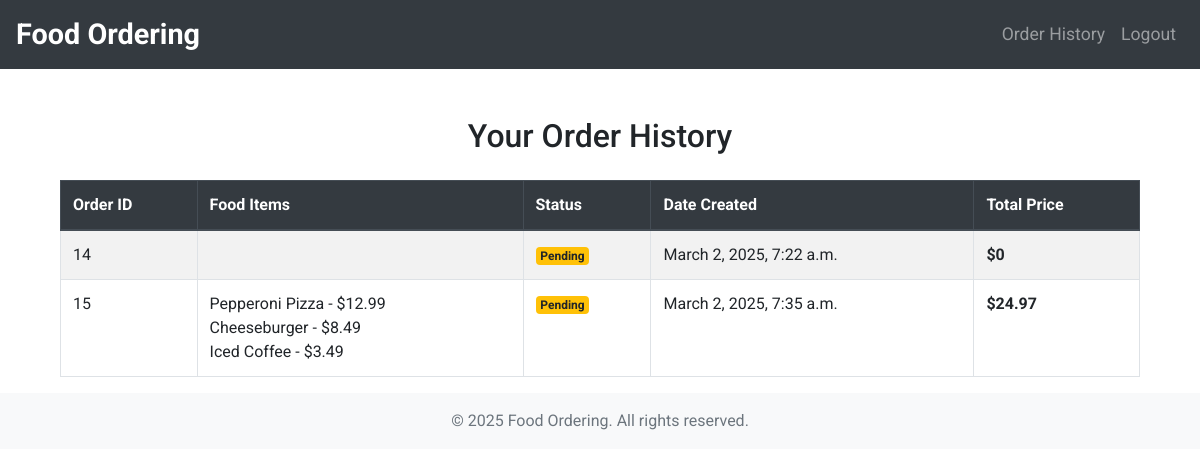
/order_history/ (signed in), run on the app's committed database.
### order/models.py (models this page shows, shortened)
class Order(models.Model):
    STATUS_CHOICES = [
        ('Pending', 'Pending'),
        ('Processing', 'Processing'),
        ('Completed', 'Completed'),
        ('Canceled', 'Canceled'),
    ]
    customer = models.ForeignKey(User, on_delete=models.CASCADE)
    food_items = models.ManyToManyField(FoodItem)
    status = models.CharField(max_length=10, choices=STATUS_CHOICES, default='Pending')
    created_at = models.DateTimeField(auto_now_add=True)
    def total_price(self):
        return sum(food_item.price for food_item in self.food_items.all())

class FoodItem(models.Model):
    name = models.CharField(max_length=100)
    price = models.DecimalField(max_digits=6, decimal_places=2)
    available = models.BooleanField(default=True)

### order/views.py (the view)
# urls.py: path('order_history/', views.order_history, name='order_history'),
@login_required
def order_history(request):
    orders = Order.objects.filter(customer=request.user)
    return render(request, 'order/order_history.html', {'orders': orders})

### order/templates/order/order_history.html
{% extends 'order/base.html' %}
{% block content %}
    <div class="container mt-5">
        <h2 class="text-center mb-4">Your Order History</h2>
        <table class="table table-striped table-bordered">
            <thead class="thead-dark">
                <tr>
                    <th>Order ID</th>
                    <th>Food Items</th>
                    <th>Status</th>
                    <th>Date Created</th>
                    <th>Total Price</th>
                </tr>
            </thead>
            <tbody>
                {% for order in orders %}
                    <tr>
                        <td>{{ order.id }}</td>
                        <td>
                            {% for food_item in order.food_items.all %}
                                <span>{{ food_item.name }} - ${{ food_item.price }}</span><br>
                            {% endfor %}
                        </td>
                        <td>
                            <span class="badge {% if order.status == 'Pending' %}badge-warning{% elif order.status == 'Completed' %}badge-success{% else %}badge-danger{% endif %}">
                                {{ order.status }}
                            </span>
                        </td>
                        <td>{{ order.created_at|date:"F j, Y, g:i a" }}</td>
                        <td>
                            <strong>${{ order.total_price }}</strong>
                        </td>
                    </tr>
                {% empty %}
                    <tr>
                        <td colspan="5" class="text-center">You have no orders yet.</td>
                    </tr>
                {% endfor %}
            </tbody>
        </table>
    </div>
{% endblock %}

### order/templates/order/base.html (style rules this page uses)
body { font-family: 'Roboto', sans-serif; }

### data on the page
Order: id "14", status "Pending", created_at "March 2, 2025, 7:22 a.m.", total_price "0"
Order: id "15", status "Pending", created_at "March 2, 2025, 7:35 a.m.", total_price "24.97"
FoodItem: name "Pepperoni Pizza", price "12.99"
FoodItem: name "Cheeseburger", price "8.49"
FoodItem: name "Iced Coffee", price "3.49"
